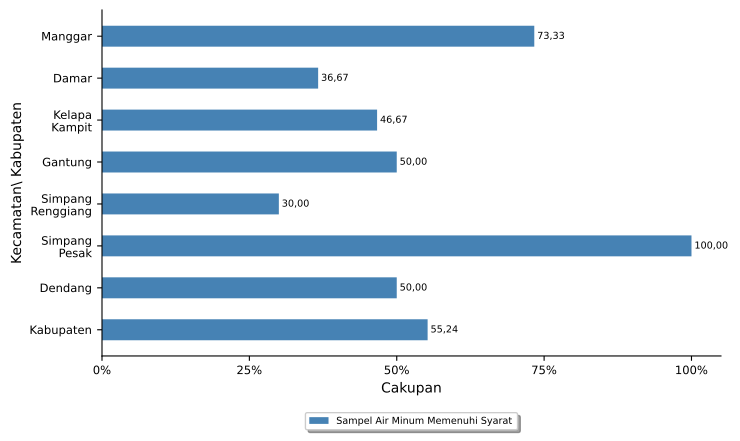

Write the Python code that produced this figure.
import numpy as np
import matplotlib.pyplot as plt
import pandas
from textwrap import wrap
from matplotlib.ticker import FuncFormatter
import locale
locale.setlocale(locale.LC_ALL, 'id_ID.UTF8')

import sys, os, inspect
currentdir = os.path.dirname(os.path.abspath(inspect.getfile(inspect.currentframe())))
parentdir = os.path.dirname(currentdir)
sys.path.insert(0, parentdir)

berkasData = currentdir +'\\bab_07_01a_dataSKAMRT.csv'
berkasSimpan = currentdir +'\\bab_07_01a_SKAMRT.pdf'
# judulDiagram = 'Cakupan SKAMRT\nTahun 2023'
sumbuX = 'Cakupan'
sumbuY = 'Kecamatan\ Kabupaten'
labelBar1 = 'Sampel Air Minum Memenuhi Syarat'
tickerSumbuX = np.arange(0,110,25)

# read data file
colnames = ['kecamatan','airMinumMS']
data = pandas.read_csv(berkasData, names=colnames, sep=';')
kecamatan = data.kecamatan.tolist()
bar1 = data.airMinumMS.tolist()

ind = np.arange(len(kecamatan))  # the x locations for the groups
width = 0.5       # the width of the bars

# make bars
fig, ax = plt.subplots()
rects1 = ax.barh(ind, bar1, width, color='steelblue', label=labelBar1)

# add some text for labels, title and axes ticks
# ax.set_title(judulDiagram)
ax.set_xlabel(sumbuX)
ax.set_ylabel(sumbuY)
formatter = FuncFormatter(lambda x, pos: "{:n}%".format(x))
ax.xaxis.set_major_formatter(formatter)
ax.set_xticks(tickerSumbuX)

ax.set_yticks(ind)
ax.set_yticklabels(list([ '\n'.join(wrap(l, 10)) for l in kecamatan ]))
ax.invert_yaxis()

ax.tick_params(axis='both', which='major', labelsize='small')
#ax.grid(axis='y',ls='dashed')
ax.spines['top'].set_visible(False)
ax.spines['right'].set_visible(False)

# make legend box
box = ax.get_position()
ax.set_position([box.x0, box.y0 + box.height * 0.1, box.width, box.height * 0.9])
ax.legend(fontsize='x-small', loc='upper center', bbox_to_anchor=(0.5, -0.15), fancybox=True, shadow=True, ncol=1)

# add data labels
for i, v in enumerate(bar1):
    ax.text(v+0.5, i, locale.format_string("%.2f", v), ha='left', va='center', fontsize='x-small')
    
# finishing
pyrfig = plt.figure(1)
pyrfig.set_figwidth(8)
pyrfig.set_figheight(5)
fig.savefig(berkasSimpan, bbox_inches='tight')
plt.close(pyrfig)
#plt.show()
